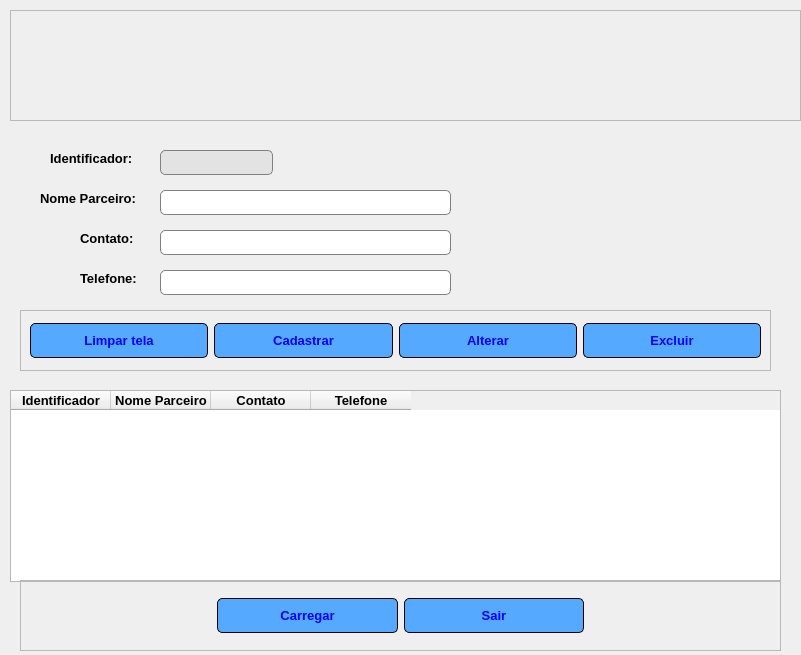
<?xml version="1.0" encoding="UTF-8"?>
<ui version="4.0">
 <class>TelaParceiro</class>
 <widget class="QWidget" name="TelaParceiro">
  <property name="geometry">
   <rect>
    <x>0</x>
    <y>0</y>
    <width>801</width>
    <height>655</height>
   </rect>
  </property>
  <property name="windowTitle">
   <string>Form</string>
  </property>
  <property name="windowIcon">
   <iconset>
    <normaloff>../../ChamadosSimpress/_img/logo_janela.ico</normaloff>../../ChamadosSimpress/_img/logo_janela.ico</iconset>
  </property>
  <widget class="QFrame" name="frame">
   <property name="geometry">
    <rect>
     <x>10</x>
     <y>10</y>
     <width>791</width>
     <height>111</height>
    </rect>
   </property>
   <property name="frameShape">
    <enum>QFrame::StyledPanel</enum>
   </property>
   <property name="frameShadow">
    <enum>QFrame::Raised</enum>
   </property>
   <widget class="QLabel" name="label">
    <property name="geometry">
     <rect>
      <x>10</x>
      <y>10</y>
      <width>771</width>
      <height>91</height>
     </rect>
    </property>
    <property name="text">
     <string/>
    </property>
    <property name="pixmap">
     <pixmap>../../ChamadosSimpress/_img/banner_parceiro.png</pixmap>
    </property>
   </widget>
  </widget>
  <widget class="QLabel" name="label_2">
   <property name="geometry">
    <rect>
     <x>50</x>
     <y>150</y>
     <width>91</width>
     <height>16</height>
    </rect>
   </property>
   <property name="font">
    <font>
     <pointsize>10</pointsize>
     <weight>75</weight>
     <bold>true</bold>
    </font>
   </property>
   <property name="text">
    <string>Identificador:</string>
   </property>
  </widget>
  <widget class="QLabel" name="label_3">
   <property name="geometry">
    <rect>
     <x>40</x>
     <y>190</y>
     <width>101</width>
     <height>16</height>
    </rect>
   </property>
   <property name="font">
    <font>
     <pointsize>10</pointsize>
     <weight>75</weight>
     <bold>true</bold>
    </font>
   </property>
   <property name="text">
    <string>Nome Parceiro:</string>
   </property>
  </widget>
  <widget class="QLabel" name="label_4">
   <property name="geometry">
    <rect>
     <x>80</x>
     <y>230</y>
     <width>61</width>
     <height>16</height>
    </rect>
   </property>
   <property name="font">
    <font>
     <pointsize>10</pointsize>
     <weight>75</weight>
     <bold>true</bold>
    </font>
   </property>
   <property name="text">
    <string>Contato:</string>
   </property>
  </widget>
  <widget class="QLabel" name="label_5">
   <property name="geometry">
    <rect>
     <x>80</x>
     <y>270</y>
     <width>71</width>
     <height>16</height>
    </rect>
   </property>
   <property name="font">
    <font>
     <pointsize>10</pointsize>
     <weight>75</weight>
     <bold>true</bold>
    </font>
   </property>
   <property name="text">
    <string>Telefone:</string>
   </property>
  </widget>
  <widget class="QLineEdit" name="txt_id">
   <property name="enabled">
    <bool>false</bool>
   </property>
   <property name="geometry">
    <rect>
     <x>160</x>
     <y>150</y>
     <width>113</width>
     <height>25</height>
    </rect>
   </property>
   <property name="minimumSize">
    <size>
     <width>0</width>
     <height>25</height>
    </size>
   </property>
   <property name="styleSheet">
    <string notr="true">border-radius: 5px;
border: 1px solid gray;
background-color: rgb(227, 227, 227);</string>
   </property>
  </widget>
  <widget class="QLineEdit" name="txt_nome_parceiro">
   <property name="geometry">
    <rect>
     <x>160</x>
     <y>190</y>
     <width>291</width>
     <height>25</height>
    </rect>
   </property>
   <property name="minimumSize">
    <size>
     <width>0</width>
     <height>25</height>
    </size>
   </property>
   <property name="styleSheet">
    <string notr="true">border-radius: 5px;
border: 1px solid gray;
background-color: rgb(255, 255, 255);</string>
   </property>
  </widget>
  <widget class="QLineEdit" name="txt_contato">
   <property name="geometry">
    <rect>
     <x>160</x>
     <y>230</y>
     <width>291</width>
     <height>25</height>
    </rect>
   </property>
   <property name="minimumSize">
    <size>
     <width>0</width>
     <height>25</height>
    </size>
   </property>
   <property name="styleSheet">
    <string notr="true">border-radius: 5px;
border: 1px solid gray;
background-color: rgb(255, 255, 255);</string>
   </property>
  </widget>
  <widget class="QLineEdit" name="txt_telefone">
   <property name="geometry">
    <rect>
     <x>160</x>
     <y>270</y>
     <width>291</width>
     <height>25</height>
    </rect>
   </property>
   <property name="minimumSize">
    <size>
     <width>0</width>
     <height>25</height>
    </size>
   </property>
   <property name="styleSheet">
    <string notr="true">border-radius: 5px;
border: 1px solid gray;
background-color: rgb(255, 255, 255);</string>
   </property>
  </widget>
  <widget class="QTableWidget" name="tabela_parceiro">
   <property name="geometry">
    <rect>
     <x>10</x>
     <y>390</y>
     <width>771</width>
     <height>192</height>
    </rect>
   </property>
   <property name="styleSheet">
    <string notr="true"/>
   </property>
   <attribute name="verticalHeaderVisible">
    <bool>false</bool>
   </attribute>
   <column>
    <property name="text">
     <string>Identificador</string>
    </property>
    <property name="font">
     <font>
      <pointsize>10</pointsize>
      <weight>75</weight>
      <bold>true</bold>
     </font>
    </property>
   </column>
   <column>
    <property name="text">
     <string>Nome Parceiro</string>
    </property>
    <property name="font">
     <font>
      <pointsize>10</pointsize>
      <weight>75</weight>
      <bold>true</bold>
     </font>
    </property>
   </column>
   <column>
    <property name="text">
     <string>Contato</string>
    </property>
    <property name="font">
     <font>
      <pointsize>10</pointsize>
      <weight>75</weight>
      <bold>true</bold>
     </font>
    </property>
   </column>
   <column>
    <property name="text">
     <string>Telefone</string>
    </property>
    <property name="font">
     <font>
      <pointsize>10</pointsize>
      <weight>75</weight>
      <bold>true</bold>
     </font>
    </property>
   </column>
  </widget>
  <widget class="QFrame" name="frame_2">
   <property name="geometry">
    <rect>
     <x>20</x>
     <y>310</y>
     <width>751</width>
     <height>61</height>
    </rect>
   </property>
   <property name="frameShape">
    <enum>QFrame::StyledPanel</enum>
   </property>
   <property name="frameShadow">
    <enum>QFrame::Raised</enum>
   </property>
   <layout class="QHBoxLayout" name="horizontalLayout">
    <item>
     <widget class="QPushButton" name="btn_limpar_tela">
      <property name="minimumSize">
       <size>
        <width>0</width>
        <height>35</height>
       </size>
      </property>
      <property name="font">
       <font>
        <pointsize>10</pointsize>
        <weight>75</weight>
        <bold>true</bold>
       </font>
      </property>
      <property name="styleSheet">
       <string notr="true">QPushButton{
	background-color: rgb(85, 170, 255);
	color: rgb(0, 0, 255);
	border-radius: 5px;
	border: 1px solid
}
QPushButton:hover{
	
	color: rgb(85, 170, 255);
	background-color: rgb(0, 0, 255);
	border: solid 5p
}</string>
      </property>
      <property name="text">
       <string>Limpar tela</string>
      </property>
      <property name="icon">
       <iconset>
        <normaloff>../../ChamadosSimpress/_img/limpar.png</normaloff>../../ChamadosSimpress/_img/limpar.png</iconset>
      </property>
      <property name="iconSize">
       <size>
        <width>24</width>
        <height>24</height>
       </size>
      </property>
     </widget>
    </item>
    <item>
     <widget class="QPushButton" name="btn_cadastrar">
      <property name="minimumSize">
       <size>
        <width>0</width>
        <height>35</height>
       </size>
      </property>
      <property name="font">
       <font>
        <pointsize>10</pointsize>
        <weight>75</weight>
        <bold>true</bold>
       </font>
      </property>
      <property name="styleSheet">
       <string notr="true">QPushButton{
	background-color: rgb(85, 170, 255);
	color: rgb(0, 0, 255);
	border-radius: 5px;
	border: 1px solid
}
QPushButton:hover{
	
	color: rgb(85, 170, 255);
	background-color: rgb(0, 0, 255);
	border: solid 5p
}</string>
      </property>
      <property name="text">
       <string>Cadastrar</string>
      </property>
      <property name="icon">
       <iconset>
        <normaloff>../../ChamadosSimpress/_img/save.png</normaloff>../../ChamadosSimpress/_img/save.png</iconset>
      </property>
      <property name="iconSize">
       <size>
        <width>24</width>
        <height>24</height>
       </size>
      </property>
     </widget>
    </item>
    <item>
     <widget class="QPushButton" name="btn_alterar">
      <property name="minimumSize">
       <size>
        <width>0</width>
        <height>35</height>
       </size>
      </property>
      <property name="font">
       <font>
        <pointsize>10</pointsize>
        <weight>75</weight>
        <bold>true</bold>
       </font>
      </property>
      <property name="styleSheet">
       <string notr="true">QPushButton{
	background-color: rgb(85, 170, 255);
	color: rgb(0, 0, 255);
	border-radius: 5px;
	border: 1px solid
}
QPushButton:hover{
	
	color: rgb(85, 170, 255);
	background-color: rgb(0, 0, 255);
	border: solid 5p
}</string>
      </property>
      <property name="text">
       <string>Alterar</string>
      </property>
      <property name="icon">
       <iconset>
        <normaloff>../../ChamadosSimpress/_img/alterar.png</normaloff>../../ChamadosSimpress/_img/alterar.png</iconset>
      </property>
      <property name="iconSize">
       <size>
        <width>24</width>
        <height>24</height>
       </size>
      </property>
     </widget>
    </item>
    <item>
     <widget class="QPushButton" name="btn_excluir">
      <property name="minimumSize">
       <size>
        <width>0</width>
        <height>35</height>
       </size>
      </property>
      <property name="font">
       <font>
        <pointsize>10</pointsize>
        <weight>75</weight>
        <bold>true</bold>
       </font>
      </property>
      <property name="styleSheet">
       <string notr="true">QPushButton{
	background-color: rgb(85, 170, 255);
	color: rgb(0, 0, 255);
	border-radius: 5px;
	border: 1px solid
}
QPushButton:hover{
	
	color: rgb(85, 170, 255);
	background-color: rgb(0, 0, 255);
	border: solid 5p
}</string>
      </property>
      <property name="text">
       <string>Excluir</string>
      </property>
      <property name="icon">
       <iconset>
        <normaloff>../../ChamadosSimpress/_img/excluir.png</normaloff>../../ChamadosSimpress/_img/excluir.png</iconset>
      </property>
      <property name="iconSize">
       <size>
        <width>24</width>
        <height>24</height>
       </size>
      </property>
     </widget>
    </item>
   </layout>
  </widget>
  <widget class="QFrame" name="frame_3">
   <property name="geometry">
    <rect>
     <x>20</x>
     <y>580</y>
     <width>761</width>
     <height>71</height>
    </rect>
   </property>
   <property name="frameShape">
    <enum>QFrame::StyledPanel</enum>
   </property>
   <property name="frameShadow">
    <enum>QFrame::Raised</enum>
   </property>
   <layout class="QHBoxLayout" name="horizontalLayout_2">
    <item>
     <widget class="QLabel" name="label_6">
      <property name="text">
       <string/>
      </property>
     </widget>
    </item>
    <item>
     <widget class="QPushButton" name="btn_carregar">
      <property name="minimumSize">
       <size>
        <width>0</width>
        <height>35</height>
       </size>
      </property>
      <property name="font">
       <font>
        <pointsize>10</pointsize>
        <weight>75</weight>
        <bold>true</bold>
       </font>
      </property>
      <property name="styleSheet">
       <string notr="true">QPushButton{
	background-color: rgb(85, 170, 255);
	color: rgb(0, 0, 255);
	border-radius: 5px;
	border: 1px solid
}
QPushButton:hover{
	
	color: rgb(85, 170, 255);
	background-color: rgb(0, 0, 255);
	border: solid 5p
}</string>
      </property>
      <property name="text">
       <string>Carregar</string>
      </property>
      <property name="icon">
       <iconset>
        <normaloff>../../ChamadosSimpress/_img/carregar.png</normaloff>../../ChamadosSimpress/_img/carregar.png</iconset>
      </property>
      <property name="iconSize">
       <size>
        <width>24</width>
        <height>24</height>
       </size>
      </property>
     </widget>
    </item>
    <item>
     <widget class="QPushButton" name="btn_sair">
      <property name="minimumSize">
       <size>
        <width>0</width>
        <height>35</height>
       </size>
      </property>
      <property name="font">
       <font>
        <pointsize>10</pointsize>
        <weight>75</weight>
        <bold>true</bold>
       </font>
      </property>
      <property name="styleSheet">
       <string notr="true">QPushButton{
	background-color: rgb(85, 170, 255);
	color: rgb(0, 0, 255);
	border-radius: 5px;
	border: 1px solid
}
QPushButton:hover{
	
	color: rgb(85, 170, 255);
	background-color: rgb(0, 0, 255);
	border: solid 5p
}</string>
      </property>
      <property name="text">
       <string>Sair</string>
      </property>
      <property name="icon">
       <iconset>
        <normaloff>../../ChamadosSimpress/_img/sair.png</normaloff>../../ChamadosSimpress/_img/sair.png</iconset>
      </property>
      <property name="iconSize">
       <size>
        <width>24</width>
        <height>24</height>
       </size>
      </property>
     </widget>
    </item>
    <item>
     <widget class="QLabel" name="label_7">
      <property name="text">
       <string/>
      </property>
     </widget>
    </item>
   </layout>
  </widget>
  <widget class="QLabel" name="label_8">
   <property name="geometry">
    <rect>
     <x>480</x>
     <y>150</y>
     <width>231</width>
     <height>141</height>
    </rect>
   </property>
   <property name="text">
    <string/>
   </property>
   <property name="pixmap">
    <pixmap>../../ChamadosSimpress/_img/img_parceiro.png</pixmap>
   </property>
  </widget>
 </widget>
 <resources/>
 <connections/>
</ui>
